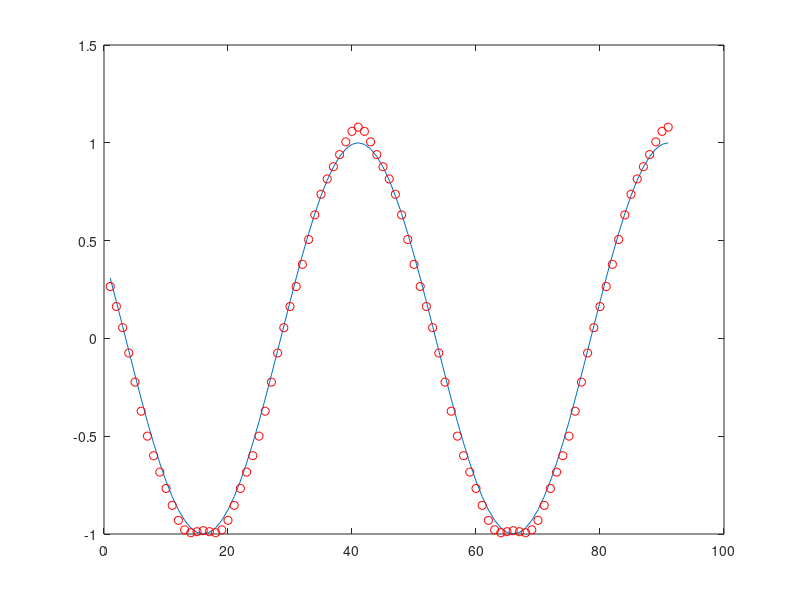
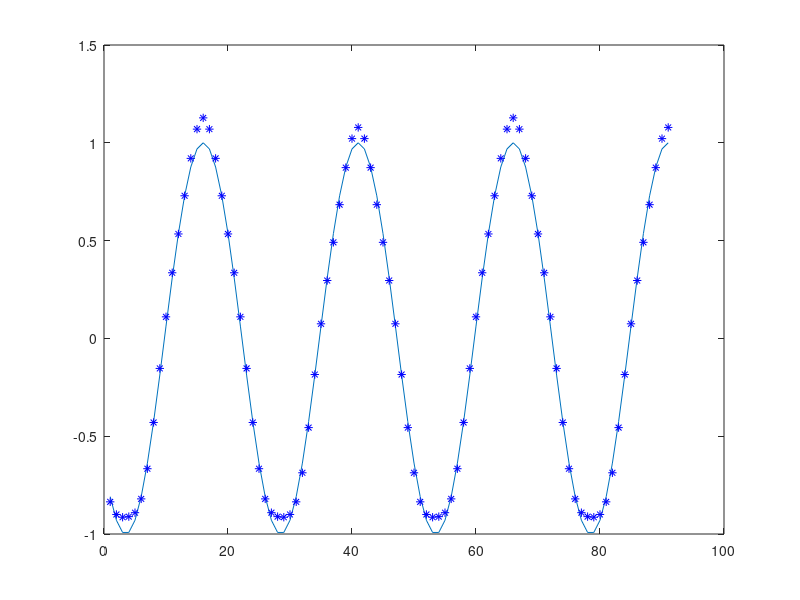
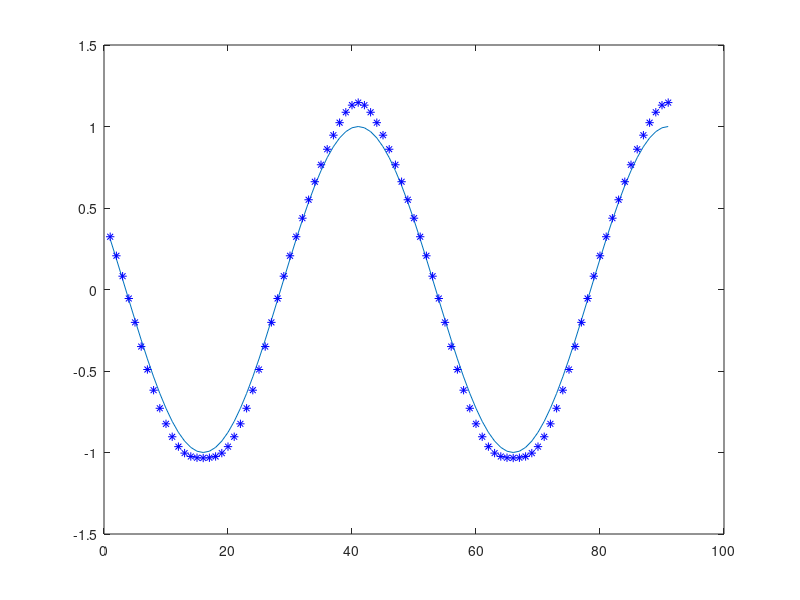
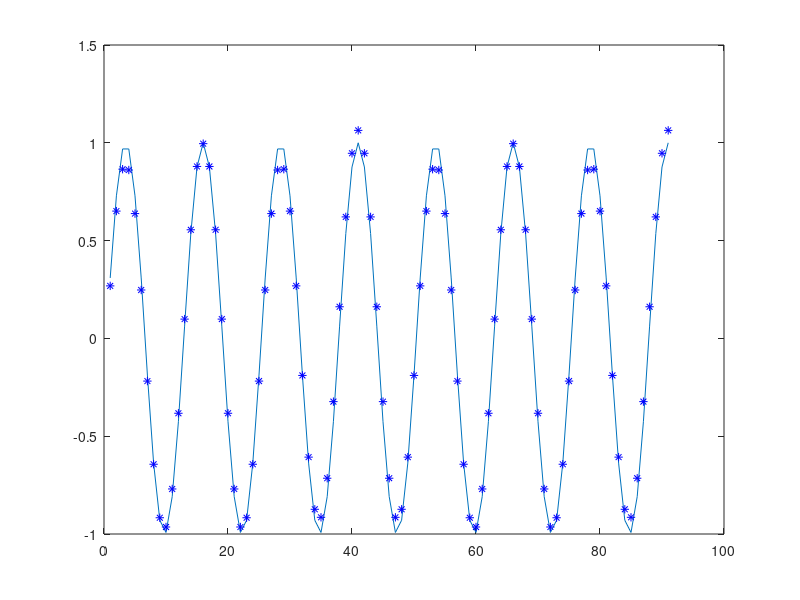

Source code (MATLAB) for these figures, in order:
% PCE - 2nd order with 2 variables for a 1D mesh

x = 1:0.1:10;

L = length(x);


n = 10000;

eta1 = randn(1,n);
eta2 = randn(1,n);

Y = zeros(L,n);

for j = 1:n
  
    Y(:,j) = 1 + eta1(:,j)*cos((4*pi/10)*x) + eta2(:,j)*cos((8*pi/10)*x) + ...
        (eta1(:,j)^2-1)*cos(4*(pi/10)*x) + (eta2(:,j)^2-1)*cos(8*(pi/10)*x)+eta1(:,j)*eta2(:,j)*cos((16*pi/10)*x)+...
        (eta1(:,j)^3-(3*eta1(:,j)))*cos(4*(pi/10)*x)+ (eta2(:,j)^3-(3*eta2(:,j)))*cos(32*(pi/10)*x)+...
    eta2(:,j)*(eta1(:,j)^2-1)*cos(8*(pi/10)*x)+eta1(:,j)*(eta2(:,j)^2-1)*cos(16*(pi/10)*x);
    
end

% for i = 1:L
% sumY(i)= sum(Y(i,:))/n;
% end

psi_0 = ones(1,n);
psi_1 = eta1;
psi_2 = eta2;
psi_3 = (eta1.^2 -1);
psi_4 = (eta1.*eta2);
psi_5 = (eta2.^2 -1);
psi_6 = (eta1.^3 -(3.*eta1));
psi_7 = eta2.*(eta1.^2 -1);
psi_8 = eta1.*(eta2.^2 -1);
psi_9 = (eta2.^3 -(3.*eta2));
% ak = <y psi,k>/<psi,k psi,k>

a0 = zeros(L,1);
a1 = zeros(L,1);
a2 = zeros(L,1);
a3 = zeros(L,1);
a4 = zeros(L,1);
a5 = zeros(L,1);
a6 = zeros(L,1);
a7 = zeros(L,1);
a8 = zeros(L,1);
a9 = zeros(L,1);


for i = 1:L

a0(i) = (sum(Y(i,:)'.*psi_0(:))/n)/(sum(psi_0(:).*psi_0(:))/n);
a1(i) = (sum(Y(i,:)'.*psi_1(:))/n)/(sum(psi_1(:).*psi_1(:))/n);
a2(i) = (sum(Y(i,:)'.*psi_2(:))/n)/(sum(psi_2(:).*psi_2(:))/n);

a3(i) = (sum(Y(i,:)'.*psi_3(:))/n)/(sum(psi_3(:).*psi_3(:))/n);
a4(i) = (sum(Y(i,:)'.*psi_4(:))/n)/(sum(psi_4(:).*psi_4(:))/n);
a5(i) = (sum(Y(i,:)'.*psi_5(:))/n)/(sum(psi_5(:).*psi_5(:))/n);

a6(i) = (sum(Y(i,:)'.*psi_6(:))/n)/(sum(psi_6(:).*psi_6(:))/n);
a7(i) = (sum(Y(i,:)'.*psi_7(:))/n)/(sum(psi_7(:).*psi_7(:))/n);
a8(i) = (sum(Y(i,:)'.*psi_8(:))/n)/(sum(psi_8(:).*psi_8(:))/n);
a9(i) = (sum(Y(i,:)'.*psi_9(:))/n)/(sum(psi_9(:).*psi_9(:))/n);

end

% Recalculating Y
Ycheck = zeros(L,n);
for i = 1:L
Ycheck(i,:) = a0(i) * psi_0 + a1(i) * psi_1 + a2(i) * psi_2 + a3(i) * psi_3 + a4(i) * psi_4 +...
    a5(i) * psi_5 + a6(i) * psi_6 + a7(i) * psi_7 + a8(i) * psi_8 + a9(i) * psi_9;  
end
% 
% for i = 1:L
% sumYcheck(i)= sum(Ycheck(i,:))/n;
% end


figure(1)
plot(cos((4*pi/10)*x)); 
hold on; 
plot(a1,'or');

figure(2)
plot(cos(8*(pi/10)*x)); 
hold on; plot(a2,'*b');

figure(3)
plot(cos(4*(pi/10)*x)); 
hold on; plot(a3,'*b');

figure(4)
plot(cos(16*(pi/10)*x)); 
hold on; plot(a4,'*b');

figure(5)
plot(cos(8*(pi/10)*x)); 
hold on; plot(a5,'*b');

figure(6)
plot(cos(4*(pi/10)*x)); 
hold on; plot(a6,'*b');

figure(7)
plot(cos(8*(pi/10)*x)); 
hold on; plot(a7,'*b');

figure(8)
plot(cos(16*(pi/10)*x)); 
hold on; plot(a8,'*b');

figure(9)
plot(cos(32*(pi/10)*x)); 
hold on; plot(a9,'*b');

% Plotting complete Sloution
% figure(100)
% plot(x,sumY,'r')
% hold on
% plot(x,sumYcheck,'b')

